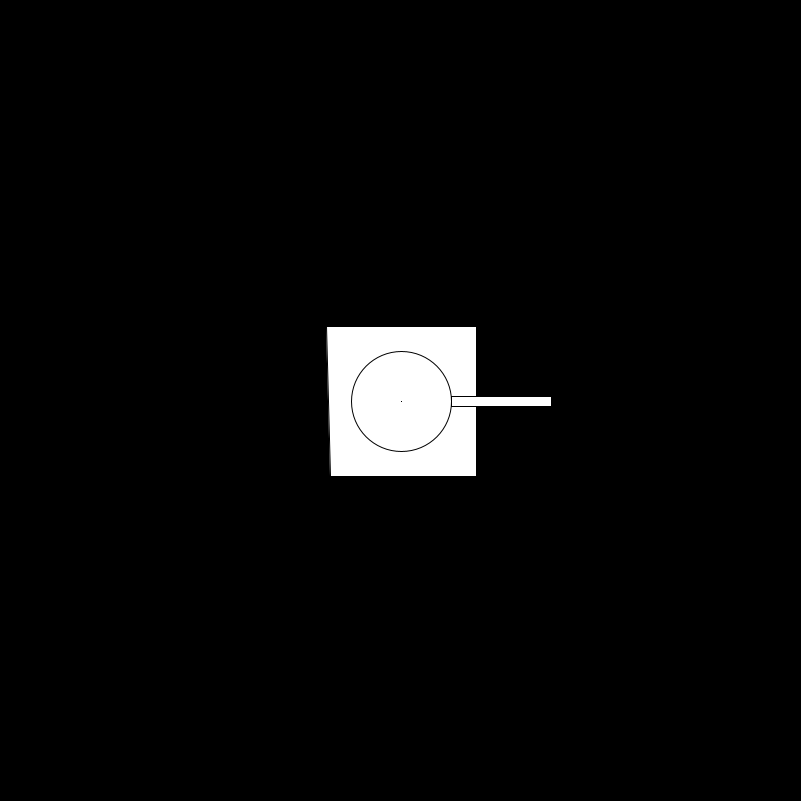
Frame 1 (no input)
Frame 60 (the mouse pressed at the canvas centre just before this capture): identical to frame 1, image omitted
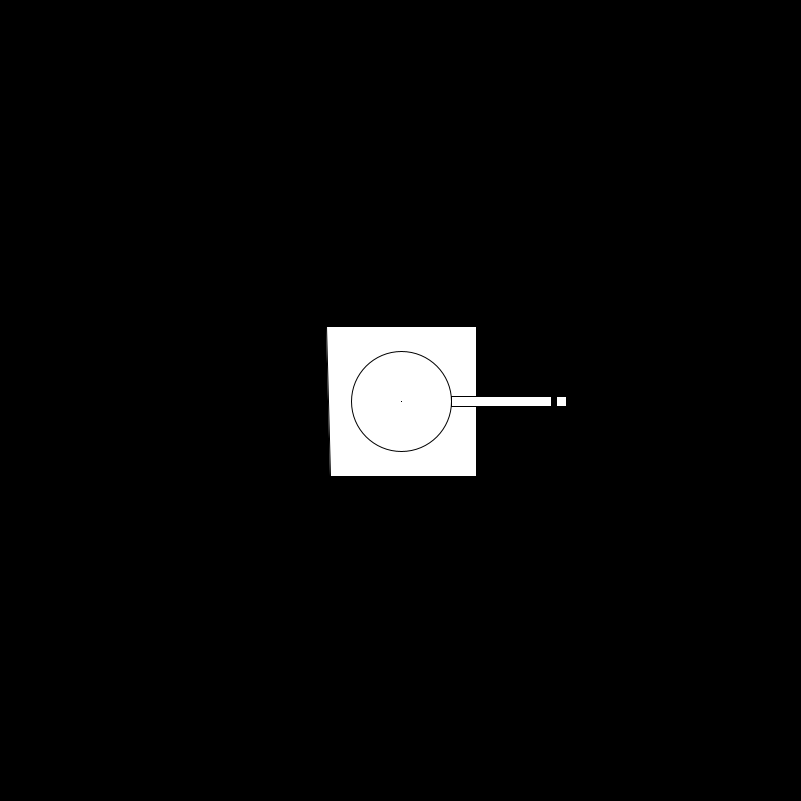
Frame 120 (the mouse held since frame 60 and released just before this capture)

The Processing sketch that drew these frames (run headless with seeded random() and noise(); from frame 60 on, the mouse is pressed at the canvas centre):

// Processing sketch: processing_154931
// ── processing_154931.pde

void setup(){
   size(801,801);
   rectMode(CENTER);
   background(0);
}
int bax = 1;
int po = 0;
int b = 0;
int bac = 0;

int a1 = 0;
int v1 = 1;

int a2 = 0;
int v2 = 1;

int a3 = 0;
int v3 = 1;

int a4 = 0;
int v4 = 1;

int go = 0;
int nv = 1;
void draw(){
 background(bac);
 translate(401,401);
 beginShape();
vertex(-75, -75);
vertex(75, -75);
vertex(75, 75);
vertex(-71, 75);
endShape(CLOSE);
v1 = v1 - 1;
v2 = v2 - 1;
v3 = v3 + 1;
v4 = v4 + 1;
 
  a1 = -nv + 901 + v1;
 rect(a1,0,50,50);
 
 a2 = -nv + 1101 + v2;
 rect(0,a2,50,50);
 
 a3 = nv -1301 + v3;
 rect(a3,0,50,50);
 
 a4 = nv -1501 + v4;
 rect(0,a4,50,50);

 if(a1 == b)
{
rect(0,0,1000,1000);
bac = bac + 50;
v1 = 1;
nv = nv + 10;
}

if(a2 == b)
{
rect(0,0,1000,1000);
bac = bac + 50;
v2 = 1;
nv = nv + 10;
}

if(a3 == b)
{
rect(0,0,1000,1000);
bac = bac + 50;
v3 = 1;
nv = nv + 10;
}

if(a4 == b)
{
rect(0,0,1000,1000);
bac = bac + 50;
v4 = 1;
nv = nv + 10;
}

 if(a1 + 1== b)
{
rect(0,0,1000,1000);
bac = bac + 50;
v1 = 1;
nv = nv + 10;
}

if(a2 + 1== b)
{
rect(0,0,1000,1000);
bac = bac + 50;
v2 = 1;
nv = nv + 10;
}

if(a3 + 1== b)
{
rect(0,0,1000,1000);
bac = bac + 50;
v3 = 1;
nv = nv + 10;
}

if(a4 + 1== b)
{
rect(0,0,1000,1000);
bac = bac + 50;
v4 = 1;
nv = nv + 10;
}

 if(a1 == 100)
{
v1 = 10000;
go = 10000;
}

 if(a2 == 100)
{
v2 = 10000;
go = 10000;
}

 if(a3 == -100)
{
v3 = 10000;
go = 10000;
}

 if(a4 == -100)
{
v4 = 10000;
go = 10000;
}

 if (keyPressed) {
    if (key == 'd' || key == 'D') {
po = 0;
    }
 }
 
 if (keyPressed) {
    if (key == 's' || key == 'S') {
po = 90;
    }
 }
 
 if (keyPressed) {
    if (key == 'a' || key == 'A') {
po = 180;
    }
 }
 
 if (keyPressed) {
    if (key == 'w' || key == 'W') {
po = 270;
    }
 }

if(mousePressed == true)
{
  
  if(po == 0)
{
bax = bax + 1;
b = bax + 100;
rect(b,0,10,10);
}

  if(po == 90)
{
bax = bax + 1;
b = bax + 100;
rect(0,b,10,10);
}

  if(po == 180)
{
bax = bax - 1;
b = -100 + bax;
rect(b,0,10,10);
}

  if(po == 270)
{
bax = bax - 1;
b = -100 + bax;
rect(0,b,10,10);
}

}
else
{
bax = 0;
}

rotate(radians(po));

rect(100,0,100,10);
ellipse(0, 0, 100, 100);
rect(0,0,go,go);
}
